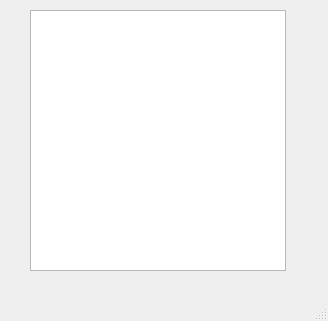
<?xml version="1.0" encoding="UTF-8"?>
<ui version="4.0">
 <class>MainWindow</class>
 <widget class="QMainWindow" name="MainWindow">
  <property name="geometry">
   <rect>
    <x>0</x>
    <y>0</y>
    <width>328</width>
    <height>321</height>
   </rect>
  </property>
  <property name="windowTitle">
   <string>MainWindow</string>
  </property>
  <widget class="QWidget" name="centralwidget">
   <widget class="QTextBrowser" name="textBrowser">
    <property name="geometry">
     <rect>
      <x>30</x>
      <y>10</y>
      <width>256</width>
      <height>261</height>
     </rect>
    </property>
   </widget>
  </widget>
  <widget class="QMenuBar" name="menubar">
   <property name="geometry">
    <rect>
     <x>0</x>
     <y>0</y>
     <width>328</width>
     <height>21</height>
    </rect>
   </property>
  </widget>
  <widget class="QStatusBar" name="statusbar"/>
 </widget>
 <resources/>
 <connections/>
</ui>
